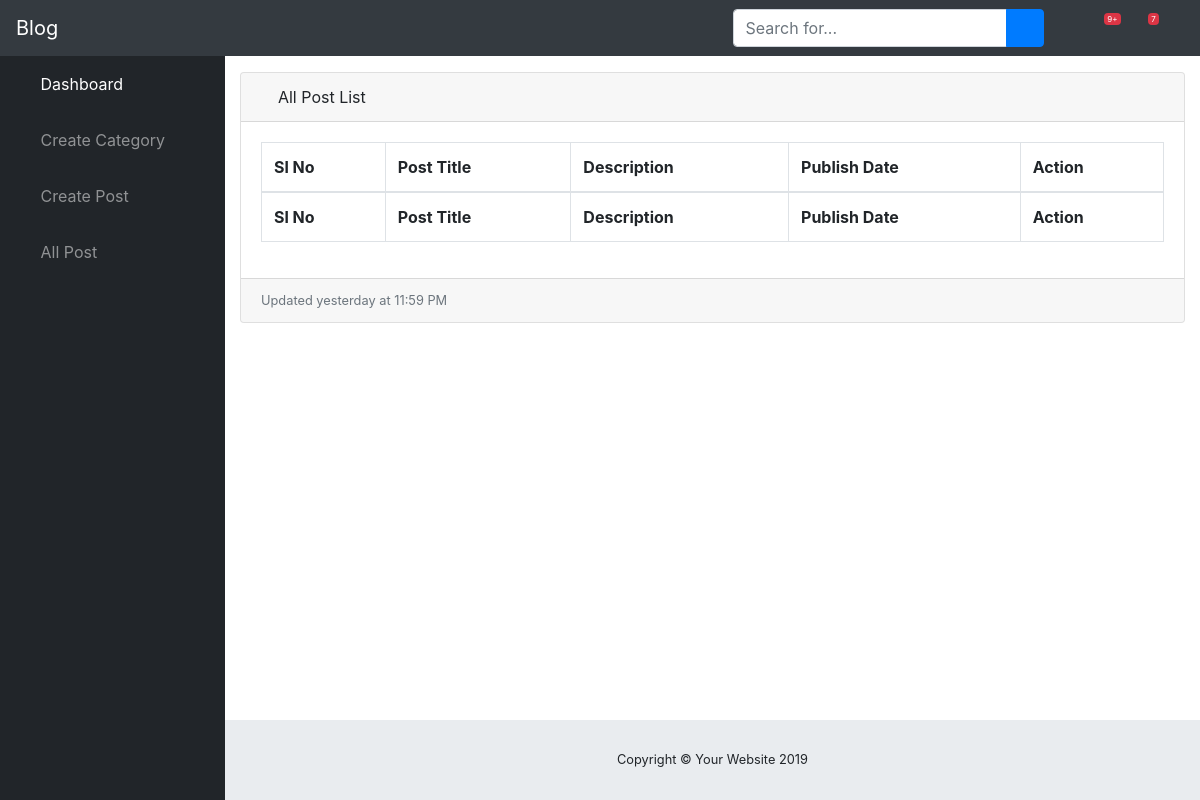
Page /dashboard/post_list (signed in) on the earlier database version.
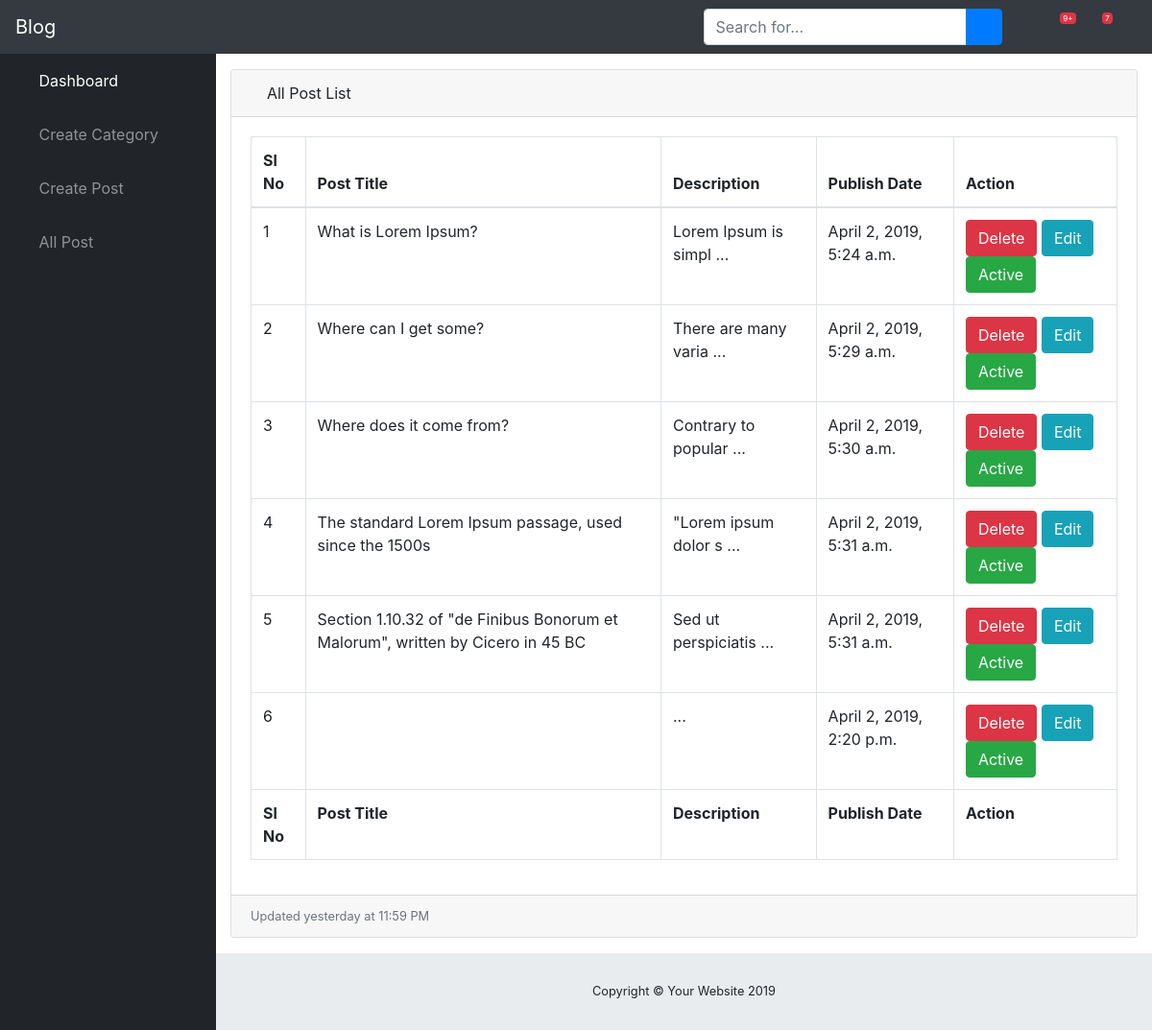
Same page on the later database version.
### dashboard/models.py (models this page shows, shortened)
class BlogPost(models.Model):
    title = models.CharField(max_length=255)
    details = models.TextField()
    publish_date = models.DateTimeField(auto_now_add=True)
    update_date = models.DateTimeField(auto_now=True)
    status = models.BooleanField(default=0)

### dashboard/views.py (the view)
# urls.py: path('post_list', views.post_list, name="post_list"),
@login_required
def post_list(request):
    all_post = BlogPost.objects.all()
    context = {
        'all_post': all_post
    }
    return render(request, 'dashboard/post_list.html', context)

### dashboard/templates/dashboard/post_list.html (shortened to what this page needs)
{% extends 'dashboard/base.html' %}
{% block content %}
<div class="card mb-3">
          <div class="card-header">
            <i class="fas fa-table"></i>
            All Post List</div>
          <div class="card-body">
            <div class="table-responsive">
              <table class="table table-bordered" id="dataTable" width="100%" cellspacing="0">
                <thead>
                  <tr>
                    <th>Sl No</th>
                    <th>Post Title</th>
                    <th>Description</th>
                    <th>Publish Date</th>
                    <th>Action</th>
                  </tr>
                </thead>
                <tfoot>
                  <tr>
                    <th>Sl No</th>
                    <th>Post Title</th>
                    <th>Description</th>
                    <th>Publish Date</th>
                    <th>Action</th>
                  </tr>
                </tfoot>
                <tbody>
                {% for post_data in all_post %}
                  <tr>
                    <td>{{forloop.counter}}</td>
                    <td>{{ post_data.title }}</td>
                    <td>{{ post_data.details|slice:":20" }} ...</td>
                    <td>{{ post_data.publish_date }}</td>
                    <td>
                        <button class="btn btn-danger">Delete</button>
                        <button class="btn btn-info">Edit</button>
                        <button class="btn btn-success">Active</button>
                    </td>
                  </tr>
                {% endfor %}
                </tbody>
              </table>
            </div>
          </div>
          <div class="card-footer small text-muted">Updated yesterday at 11:59 PM</div>
        </div>
      </div>
{% endblock content %}

### dashboard/templates/dashboard/base.html (shortened to what this page needs)
{% load static %}
<!DOCTYPE html>
<html lang="en">
<head>
   {% include 'layouts/css.html' %}
</head>
<body id="page-top">
   {% include 'layouts/nav.html' %}
  <div id="wrapper">
    {% include 'layouts/admin_sidebar.html' %}
<div id="content-wrapper">
<div class="container-fluid">
    {% block content %}
    {% endblock content %}
    </div>
 </div>
 {% include 'layouts/admin_footer.html' %}

### dashboard/templates/layouts/css.html
    {% load static %}
 <link href="{% static 'dashboard/vendor/fontawesome-free/css/all.min.css' %}" rel="stylesheet" type="text/css">
  <link href="{% static 'dashboard/vendor/datatables/dataTables.bootstrap4.css' %}" rel="stylesheet">
  <link href="{% static 'dashboard/css/sb-admin.css' %}" rel="stylesheet">

### dashboard/templates/layouts/nav.html (shortened to what this page needs)
<nav class="navbar navbar-expand navbar-dark bg-dark static-top">
    <a class="navbar-brand mr-1" href="index.html">Blog</a>
    <button class="btn btn-link btn-sm text-white order-1 order-sm-0" id="sidebarToggle" href="#">
      <i class="fas fa-bars"></i>
    </button>
    <form class="d-none d-md-inline-block form-inline ml-auto mr-0 mr-md-3 my-2 my-md-0">
      <div class="input-group">
        <input type="text" class="form-control" placeholder="Search for..." aria-label="Search" aria-describedby="basic-addon2">
        <div class="input-group-append">
          <button class="btn btn-primary" type="button">
            <i class="fas fa-search"></i>
          </button>
        </div>
      </div>
    </form>
    <ul class="navbar-nav ml-auto ml-md-0">
      <li class="nav-item dropdown no-arrow mx-1">
        <a class="nav-link dropdown-toggle" href="#" id="alertsDropdown" role="button" data-toggle="dropdown" aria-haspopup="true" aria-expanded="false">
          <i class="fas fa-bell fa-fw"></i>
          <span class="badge badge-danger">9+</span>
        </a>
      </li>
      <li class="nav-item dropdown no-arrow mx-1">
        <a class="nav-link dropdown-toggle" href="#" id="messagesDropdown" role="button" data-toggle="dropdown" aria-haspopup="true" aria-expanded="false">
          <i class="fas fa-envelope fa-fw"></i>
          <span class="badge badge-danger">7</span>
        </a>
      </li>
      <li class="nav-item dropdown no-arrow">
        <a class="nav-link dropdown-toggle" href="#" id="userDropdown" role="button" data-toggle="dropdown" aria-haspopup="true" aria-expanded="false">
          <i class="fas fa-user-circle fa-fw"></i>
        </a>
      </li>
    </ul>
  </nav>

### dashboard/templates/layouts/admin_sidebar.html
<ul class="sidebar navbar-nav">
      <li class="nav-item active">
        <a class="nav-link" href="{% url 'home' %}">
          <i class="fas fa-fw fa-tachometer-alt"></i>
          <span>Dashboard</span>
        </a>
      </li>
       <li class="nav-item">
        <a class="nav-link" href="{% url 'category' %}">
          <i class="fas fa-fw fa-chart-area"></i>
          <span>Create Category</span></a>
      </li>
      <li class="nav-item">
        <a class="nav-link" href="{% url 'create_post' %}">
          <i class="fas fa-fw fa-chart-area"></i>
          <span>Create Post</span></a>
      </li>
      <li class="nav-item">
        <a class="nav-link" href="{% url 'post_list' %}">
          <i class="fas fa-fw fa-table"></i>
          <span>All Post</span></a>
      </li>
    </ul>

### dashboard/templates/layouts/admin_js.html (shortened to what this page needs)
 {% load static %}

### dashboard/templates/layouts/admin_footer.html
  <footer class="sticky-footer">
        <div class="container my-auto">
          <div class="copyright text-center my-auto">
            <span>Copyright © Your Website 2019</span>
          </div>
        </div>
      </footer>
      </body>
</html>

Differences in the rows shown:
added BlogPost: title "What is Lorem Ipsum?", details "Lorem Ipsum is simpl", publish_date "April 2, 2019, 5:24 a.m."
added BlogPost: title "Where can I get some?", details "There are many varia", publish_date "April 2, 2019, 5:29 a.m."
added BlogPost: title "Where does it come from?", details "Contrary to popular", publish_date "April 2, 2019, 5:30 a.m."
added BlogPost: title "The standard Lorem Ipsum passage, used since the 1500s", details "\"Lorem ipsum dolor s", publish_date "April 2, 2019, 5:31 a.m."
added BlogPost: title "Section 1.10.32 of \"de Finibus Bonorum et Malorum\", written by Cicero in 45 BC", details "Sed ut perspiciatis", publish_date "April 2, 2019, 5:31 a.m."
added BlogPost: publish_date "April 2, 2019, 2:20 p.m."
